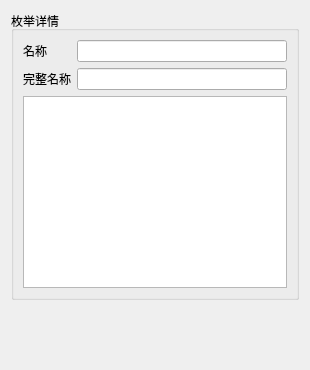
<?xml version="1.0" encoding="UTF-8"?>
<ui version="4.0">
 <class>EnumeratedDataTypeInformation</class>
 <widget class="QWidget" name="EnumeratedDataTypeInformation">
  <property name="geometry">
   <rect>
    <x>0</x>
    <y>0</y>
    <width>310</width>
    <height>370</height>
   </rect>
  </property>
  <property name="windowTitle">
   <string>Form</string>
  </property>
  <layout class="QVBoxLayout" name="verticalLayout">
   <item>
    <widget class="QGroupBox" name="groupBox">
     <property name="title">
      <string>枚举详情</string>
     </property>
     <layout class="QGridLayout" name="gridLayout">
      <item row="0" column="0">
       <widget class="QLabel" name="label">
        <property name="text">
         <string>名称</string>
        </property>
       </widget>
      </item>
      <item row="0" column="1">
       <widget class="QLineEdit" name="lineEdit_EnumeratedDataTypeName"/>
      </item>
      <item row="1" column="0">
       <widget class="QLabel" name="label_2">
        <property name="text">
         <string>完整名称</string>
        </property>
       </widget>
      </item>
      <item row="1" column="1">
       <widget class="QLineEdit" name="lineEdit_EnumeratedDataTypeCompleteName"/>
      </item>
      <item row="2" column="0" colspan="2">
       <widget class="QTableView" name="tableView_MemberElements"/>
      </item>
     </layout>
    </widget>
   </item>
   <item>
    <spacer name="verticalSpacer">
     <property name="orientation">
      <enum>Qt::Orientation::Vertical</enum>
     </property>
     <property name="sizeHint" stdset="0">
      <size>
       <width>20</width>
       <height>40</height>
      </size>
     </property>
    </spacer>
   </item>
  </layout>
 </widget>
 <resources/>
 <connections/>
</ui>
